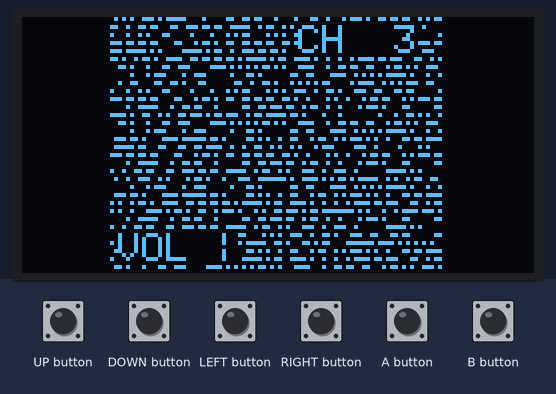
Bench run of a sketch on a simulated Arduboy, built with avr-gcc and run on an emulated ATmega32U4. Parts: 128×64 one-colour display. The inputs (shaded band) are chosen by the test bench.

Above: at 1.2 s.
1.3 s: A button pressed for 0.15 s
At 1.5 s:
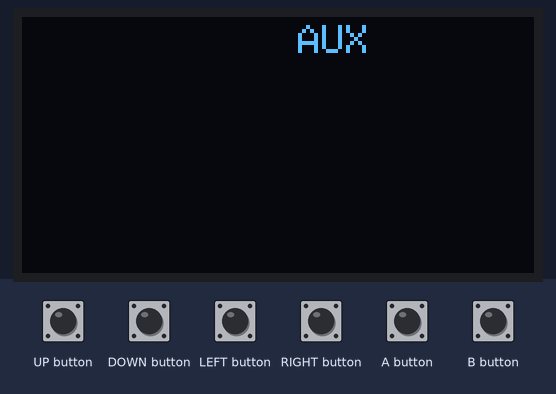
2.0 s: B button pressed for 0.15 s
At 3.9 s:
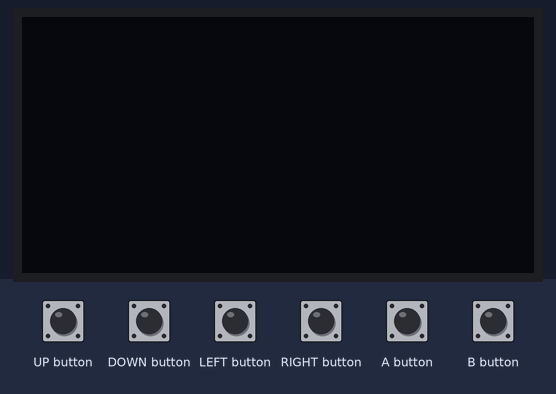
4.8 s: B button pressed for 1 s
At 6.52 s:
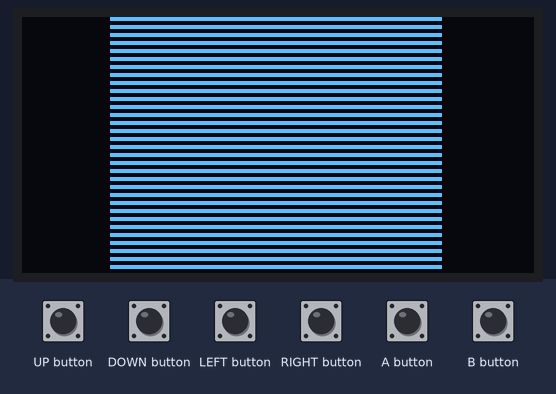
7.7 s: B button pressed for 0.15 s
At 9.4 s:
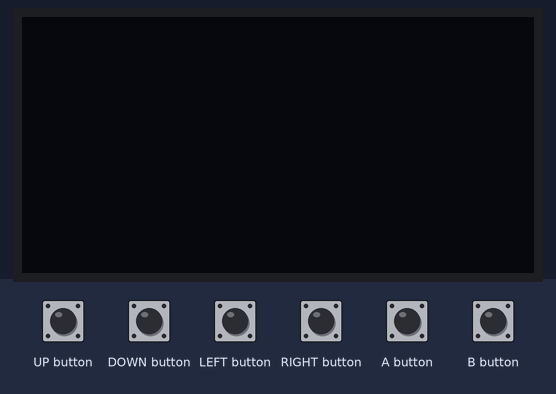
Timing chart, 0 to 10.3 s (numbered marks = the images above; inputs shaded):
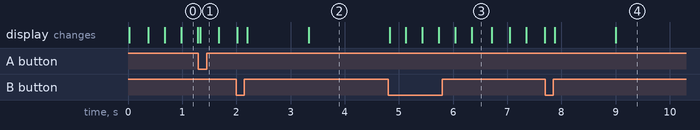

Measured:
- after the input at 1.3 s, the display: changes at once (image 1)
- after the input at 2.0 s, the display: first differs from a run without the input after 0.20 s (image 2 shows a later state)
- after the input at 4.8 s, the display: first changes at once (image 3 shows a later state)
- after the input at 7.7 s, the display: first changes after 0.18 s (image 4 shows a later state)

The sketch:

TVTuner.ino
```cpp
#include <Arduboy2.h>
#include <ArduboyTones.h>

Arduboy2 arduboy;
ArduboyTones sound(arduboy.audio.enabled);

static const uint8_t tvWidth = 83;
static const uint8_t tvHeight = 64;
static const uint8_t setDisplay = 80;
static const uint8_t blankDelay = 10;

int8_t power = 1;
int8_t source = 1;
int8_t volume = 0;
int8_t channel = 3;
uint32_t lfsr = 1;
uint8_t displayChannel = setDisplay;
uint8_t displayVolume = setDisplay;
uint8_t powerDown = 0;

void setup() {
  arduboy.begin();
  arduboy.setFrameRate(60);
  arduboy.clear();
}

void loop() {
  if (!(arduboy.nextFrame()))
    return;

  arduboy.pollButtons();

  if (power) {
    playSound();
    displayStatic();

    if (displayChannel > 0) {
      arduboy.setCursor((WIDTH-tvWidth)/2+tvWidth-36,2);
      if (source) {
        arduboy.print(F("CH "));
        if (channel < 10) {
          arduboy.print(' ');
        }
        arduboy.print(channel);
      }
      else {
        arduboy.print(F("AUX"));
      }
      displayChannel--;
    }

    if (displayVolume > 0) {
      arduboy.setCursor((WIDTH-tvWidth)/2+2,tvHeight-10);
      arduboy.print(F("VOL |"));
      if (volume == 1) {
        arduboy.print(F("|||"));
      }
      else if (volume == 2) {
        arduboy.print(F("|||||||"));
      }
      displayVolume--;
    }

    if(arduboy.justPressed(UP_BUTTON)) {
      volume = min(volume+1,2);
      displayVolume = setDisplay;
    }
    if(arduboy.justPressed(DOWN_BUTTON)) {
      volume = max(volume-1,0);
      displayVolume = setDisplay;
    }

    if(arduboy.justPressed(RIGHT_BUTTON)) {
      if (source) {
        if (channel++ >= 13) {
          channel = 2;
        }
      }
      displayChannel = setDisplay;
    }

    if(arduboy.justPressed(LEFT_BUTTON)) {
      if (source) {
        if (channel-- <= 2) {
          channel = 13;
        }
      }
      displayChannel = setDisplay;
    }


    if(arduboy.justPressed(A_BUTTON)) {
      source ^= 1;
      displayChannel = setDisplay;
    }
    if(arduboy.justPressed(B_BUTTON)) {
      power ^= 1;
      powerDown = setDisplay;
    }

  }
  else {
    arduboy.clear();

    if (powerDown > 0) {
      if (powerDown > (setDisplay-blankDelay)) {
        uint8_t dist = powerDown-(setDisplay-blankDelay);
        arduboy.fillRect(WIDTH/2-dist*4,HEIGHT/2-dist*3,dist*8,dist*6);
      }
      arduboy.drawPixel(WIDTH/2,HEIGHT/2);
      powerDown--;
    }

    if(arduboy.justPressed(B_BUTTON)) {
      power ^= 1;
      displayChannel = setDisplay;
      displayVolume = setDisplay;
    }

  }
  arduboy.display();
}

uint8_t randomByte() {
  return randomWord();
}

uint8_t randomWord() {
  lfsr = (lfsr >> 1) ^ (uint32_t)(0 - (lfsr & 1u) & 0xd0000001u);
  return lfsr;
}

void displayStatic() {
  uint8_t interleave = arduboy.frameCount % 2 ? 0xaa : 0x55;
  if (displayChannel > 70) {
    interleave = 0;
  }
  for(uint8_t x = (WIDTH-tvWidth)/2; x < (WIDTH+tvWidth)/2; x++) {
    for(uint8_t y = 0; y < HEIGHT/8; y++) {
      uint8_t data = source ? randomByte() : 0xff;
      arduboy.sBuffer[y*WIDTH+x] = data & interleave;
    }
  }
}

void playSound() {
  if ((volume>0) && source && (displayChannel < 70) && !sound.playing()) {
    uint16_t highVolume = (volume == 2) ? TONE_HIGH_VOLUME : 0;
    sound.tone(randomWord() + TONE_HIGH_VOLUME, 10);
  }
}
```
